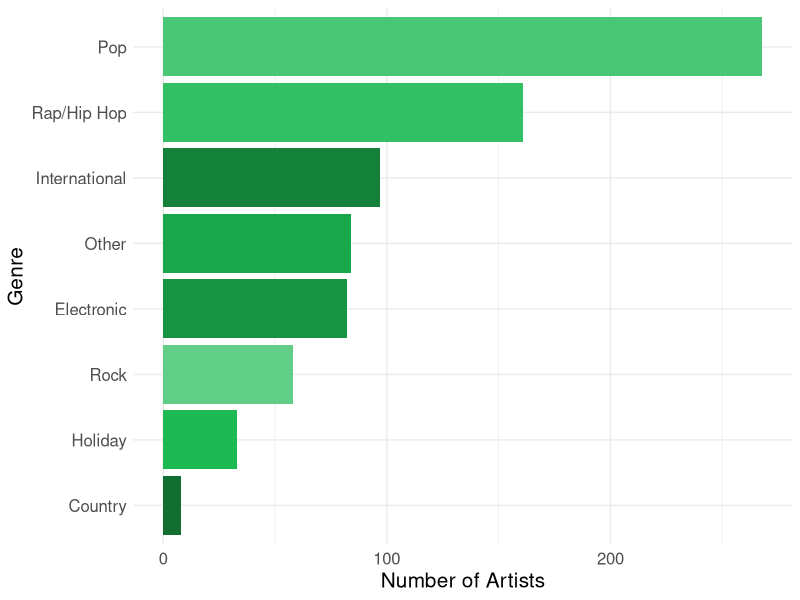

Source code (R):
## ---- chunk 1
knitr::opts_chunk$set(echo = TRUE)
## ---- chunk 2
if(!require(readxl)){install.packages("readxl");require(readxl)}
if(!require(reshape2)){install.packages("reshape2");require(reshape2)}
if(!require(ggplot2)){install.packages("ggplot2");require(ggplot2)}
## ---- chunk 3
# manually set genres into a few categories due to the insane variety of Spotify's genres
genres <- read_excel("genre_data.xlsx")
melted_genre <- melt(genres)
ggplot(melted_genre, aes(x = reorder(variable, value), y = value)) +
  geom_bar(stat = "identity", fill = c("#60ce87","#4ac776","#33c065","#1db954","#1aa64b","#179443","#14813a","#116f32")) + 
  coord_flip() + 
  xlab("Genre") + 
  ylab("Number of Artists") +
  theme(legend.position = "none") + 
  theme_minimal() + 
  theme(text = element_text(size=15))

# ggsave("genre.png", dpi = 300)
